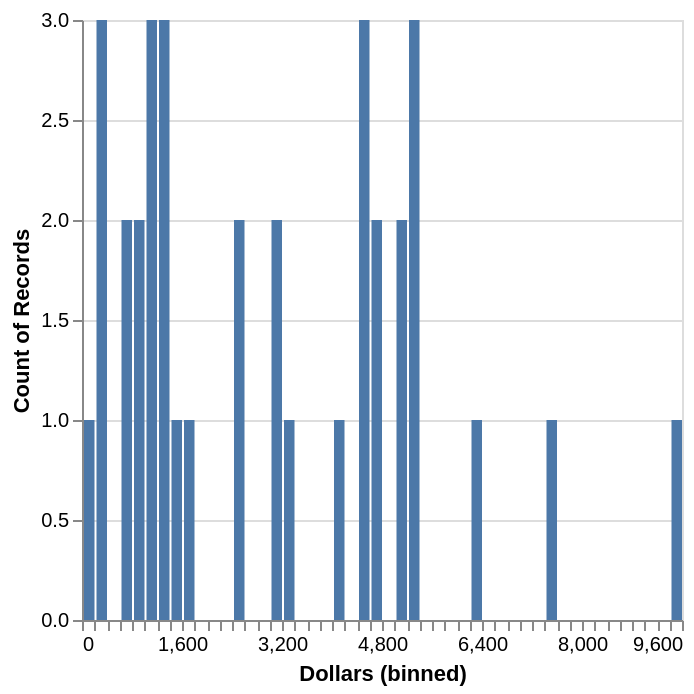

This figure's notebook cell:
### Markdown cell above
O Altair está considerando intervalos de tamanho 1000. Como ficaria o gráfico se quiséssemos diminuir o tamanho dos intervalos das classes?

### Code cell
alt.Chart(cuidasaude).mark_bar().encode(
    alt.X("Dollars:Q", bin=alt.Bin(step=200)),
    y='count()',
)

### Figure 1 — Vega-Lite specification as saved in the notebook (floating-point values rounded to 4 significant figures)
{"config": {"view": {"continuousWidth": 300, "continuousHeight": 300}}, "data": {"name": "data-0a4d74a73ae9b1df9ad1924e3ff7f2f6"}, "mark": {"type": "bar"}, "encoding": {"x": {"bin": {"step": 200}, "field": "Dollars", "type": "quantitative"}, "y": {"aggregate": "count", "type": "quantitative"}}, "$schema": "https://vega.github.io/schema/vega-lite/v6.4.1.json", "datasets": {"data-0a4d74a73ae9b1df9ad1924e3ff7f2f6": [{"Country": "Argentina", "Dollars": 1390}, {"Country": "Australia", "Dollars": 4492}, {"Country": "Austria", "Dollars": 5138}, {"Country": "Belgium", "Dollars": 4782}, {"Country": "Brazil", "Dollars": 1392}, {"Country": "Canada", "Dollars": 4600}, {"Country": "China", "Dollars": 762}, {"Country": "Colombia", "Dollars": 853}, {"Country": "Denmark", "Dollars": 5083}, {"Country": "France", "Dollars": 4542}, {"Country": "Germany", "Dollars": 5357}, {"Country": "India", "Dollars": 238}, {"Country": "Indonesia", "Dollars": 369}, {"Country": "Iran", "Dollars": 1262}, {"Country": "Italy", "Dollars": 3351}, {"Country": "Japan", "Dollars": 4405}, {"Country": "Korea", "Dollars": 2556}, {"Country": "Malaysia", "Dollars": 1064}, {"Country": "Mexico", "Dollars": 1009}, {"Country": "Netherlands", "Dollars": 5313}, {"Country": "Nigeria", "Dollars": 215}, {"Country": "Norway", "Dollars": 6222}, {"Country": "Poland", "Dollars": 1704}, {"Country": "Russia", "Dollars": 1414}, {"Country": "SaudiArabia", "Dollars": 3121}, {"Country": "SouthAfrica", "Dollars": 1086}, {"Country": "Spain", "Dollars": 3183}, {"Country": "Sweden", "Dollars": 5299}, {"Country": "Switzerland", "Dollars": 7583}, {"Country": "Thailand", "Dollars": 610}, {"Country": "Turkey", "Dollars": 996}, {"Country": "UnitedArabEmirates", "Dollars": 2426}, {"Country": "UnitedKingdom", "Dollars": 4145}, {"Country": "UnitedStates", "Dollars": 9536}, {"Country": "Venezuela", "Dollars": 106}]}}
